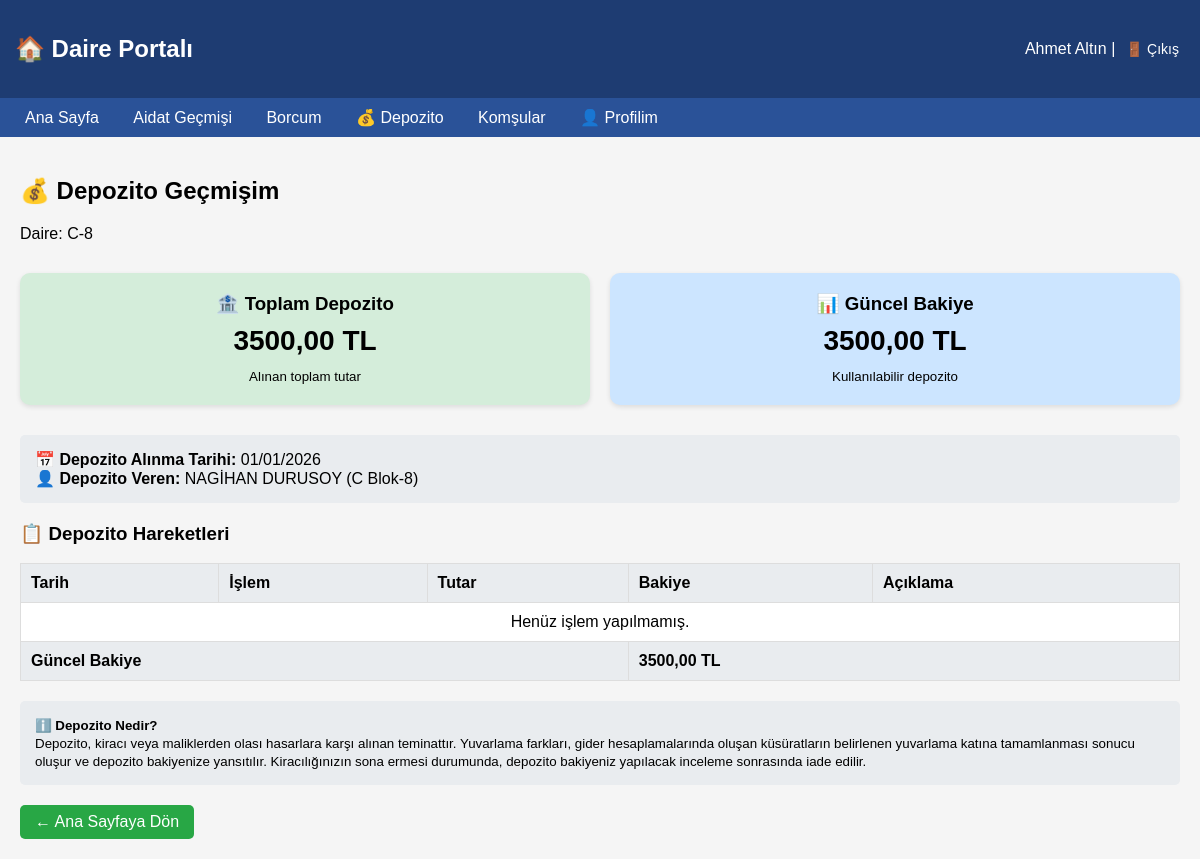
/portal/depozito/ (signed in), run on the app's committed database.
### bina/models.py (models this page shows, shortened)
class Daire(models.Model):
    site = models.ForeignKey(Site, on_delete=models.CASCADE, verbose_name="Site", null=True, blank=True)
    blok = models.ForeignKey(Blok, on_delete=models.CASCADE, verbose_name="Blok", related_name='daireler')
    daire_no = models.CharField(max_length=10, verbose_name="Daire No")
    TASINMAZ_TIPI = [
        ('kat_mulkiyeti', 'Kat Mülkiyeti'),
        ('kat_irtifaki', 'Kat İrtifakı'),
        ('diger', 'Diğer'),
    ]
    NITELIK_TIPI = [
        ('mesken', 'Mesken'),
        ('dukkan', 'Dükkan'),
        ('depo', 'Depo'),
        ('ofis', 'Ofis'),
        ('diger', 'Diğer'),
    ]
    DAIRE_TIPLERI = [
        ('1+0', '1+0 (Stüdyo)'),
        ('1+1', '1+1'),
        ('2+1', '2+1'),
        ('3+1', '3+1'),
        ('3+1_dublex', '3+1 Dublex'),
        ('4+1', '4+1'),
        ('4+1_dublex', '4+1 Dublex'),
        ('5+1', '5+1'),
        ('5+1_dublex', '5+1 Dublex'),
        ('6+1', '6+1'),
        ('diger', 'Diğer'),
    ]
    blok = models.ForeignKey(Blok, on_delete=models.CASCADE, verbose_name="Blok", related_name='daireler')
    daire_no = models.CharField(max_length=10, verbose_name="Daire No")
    daire_tipi = models.CharField(max_length=20, choices=DAIRE_TIPLERI, verbose_name="Daire Tipi")
    isletme_giderlerinden_muaf = models.BooleanField(
        default=False,
        verbose_name="İşletme Giderlerinden Muaf",
        help_text="Yönetici daireleri için işaretlenir. Bu daireye aidat, yakıt, elektrik, su gibi işletme giderleri yansıtılmaz."
    )
    demirbas_giderlerinden_muaf = models.BooleanField(
        default=False,
        verbose_name="Demirbaş Giderlerinden Muaf",
        help_text="Bu daireye asansör, hidrofor gibi demirbaş giderleri yansıtılmaz."
    )
    tasinmaz_tipi = models.CharField(max_length=20, choices=TASINMAZ_TIPI, default='kat_mulkiyeti', verbose_name="Taşınmaz Tipi")
    nitelik = models.CharField(max_length=20, choices=NITELIK_TIPI, default='mesken', verbose_name="Nitelik")
    arsa_pay_pay = models.IntegerField(default=1, verbose_name="Arsa Payı (Pay)",
                                       help_text="Örnek: 48 (48/2700 pay için)")
    arsa_pay_payda = models.IntegerField(default=10000, verbose_name="Arsa Payı (Payda)",
                                         help_text="Örnek: 2700 (48/2700 pay için)")
    hisse_orani = models.DecimalField(max_digits=10, decimal_places=6, default=0.0001,
                                      help_text="Otomatik hesaplanır: Pay/Payda",
                                      verbose_name="Hisse Oranı")
    kat = models.IntegerField(default=1, verbose_name="Bulunduğu Kat")
    net_metrekare = models.IntegerField(null=True, blank=True, verbose_name="Net Metrekare",
                                        help_text="Dairenin iç net alanı (m²)")
    brut_metrekare = models.IntegerField(null=True, blank=True, verbose_name="Brüt Metrekare",
                                         help_text="Duvarlar dahil toplam alan (m²) - YAKIT HESABI İÇİN")
    balkon_m2 = models.IntegerField(null=True, blank=True, verbose_name="Balkon Alanı (m²)")
    oda_sayisi = models.IntegerField(default=3, verbose_name="Oda Sayısı")
    tapu_kayit_no = models.CharField(max_length=50, blank=True, verbose_name="Tapu Kayıt No")
    tapu_sahibi = models.CharField(max_length=100, blank=True, verbose_name="Tapu Sahibi")
    tapu_tarihi = models.DateField(null=True, blank=True, verbose_name="Tapu Tarihi")
    class Meta:
        verbose_name = "Daire"
        verbose_name_plural = "Daireler"
        unique_together = ['blok', 'daire_no']

class Blok(models.Model):
    site = models.ForeignKey(Site, on_delete=models.CASCADE, verbose_name="Site", null=True, blank=True)
    BLOK_LAR = [...]
    blok_adi = models.CharField(max_length=1, choices=BLOK_LAR, unique=True, verbose_name="Blok Adı")
    BLOK_LAR = [
        ('A', 'A Blok'),
        ('B', 'B Blok'),
        ('C', 'C Blok'),
        ('D', 'D Blok'),
        ('E', 'E Blok'),
    ]
    blok_adi = models.CharField(max_length=1, choices=BLOK_LAR, unique=True, verbose_name="Blok Adı")
    kat_sayisi = models.IntegerField(default=4, verbose_name="Kat Sayısı")
    daire_sayisi = models.IntegerField(default=16, verbose_name="Toplam Daire Sayısı")
    class Meta:
        verbose_name = "Blok"
        verbose_name_plural = "Bloklar"

class Depozito(models.Model):
    site = models.ForeignKey(Site, on_delete=models.CASCADE, verbose_name="Site", null=True, blank=True)
    daire = models.ForeignKey(Daire, on_delete=models.CASCADE, verbose_name="Daire", related_name='depozitolar')
    DURUM = [
        ('alindi', 'Alındı'),
        ('iade_edildi', 'İade Edildi'),
        ('mahsup', 'Mahsup Edildi'),
    ]
    daire = models.ForeignKey(Daire, on_delete=models.CASCADE, verbose_name="Daire", related_name='depozitolar')
    kisi = models.ForeignKey(Kisi, on_delete=models.CASCADE, verbose_name="Depozito Veren")  # limit_choices_to kaldırıldı
    tutar = models.DecimalField(max_digits=10, decimal_places=2, verbose_name="Depozito Tutarı (TL)")
    alinma_tarihi = models.DateField(default=date.today, verbose_name="Alınma Tarihi")
    durum = models.CharField(max_length=20, choices=DURUM, default='alindi', verbose_name="Durum")
    iade_tarihi = models.DateField(null=True, blank=True, verbose_name="İade Tarihi")
    iade_tutari = models.DecimalField(max_digits=10, decimal_places=2, null=True, blank=True, verbose_name="İade Tutarı")
    aciklama = models.TextField(blank=True, verbose_name="Açıklama")
    banka = models.ForeignKey('Banka', on_delete=models.SET_NULL, null=True, blank=True, verbose_name="Yatırılan Hesap")
    class Meta:
        verbose_name = "Depozito"
        verbose_name_plural = "Depozitolar"

class Kisi(models.Model):
    site = models.ForeignKey(Site, on_delete=models.CASCADE, verbose_name="Site", null=True, blank=True)
    ad_soyad = models.CharField(max_length=100, verbose_name="Ad Soyad")
    KISI_TIPI = [
        ('ev_sahibi', 'Ev Sahibi'),
        ('kiraci', 'Kiracı'),
        ('aile_ferdi', 'Aile Ferdi (Eş/Çocuk/Anne/Baba)'),  # YENİ
        ('diger', 'Diğer'),  # YENİ
    ]
    ad_soyad = models.CharField(max_length=100, verbose_name="Ad Soyad")
    kisi_tipi = models.CharField(max_length=20, choices=KISI_TIPI, verbose_name="Kişi Tipi")
    tc_kimlik = models.CharField(max_length=11, blank=True, verbose_name="TC Kimlik No")
    telefon = models.CharField(max_length=15, verbose_name="Telefon")
    cep_telefonu = models.CharField(max_length=15, blank=True, verbose_name="Cep Telefonu")
    is_telefonu = models.CharField(max_length=15, blank=True, verbose_name="İş Telefonu")
    email = models.EmailField(blank=True, verbose_name="E-posta")
    adres = models.TextField(blank=True, verbose_name="Adres")
    acil_durum_kisisi = models.CharField(max_length=100, blank=True, verbose_name="Acil Durum Kişisi")
    acil_durum_tel = models.CharField(max_length=15, blank=True, verbose_name="Acil Durum Telefonu")
    aktif_mi = models.BooleanField(default=True, verbose_name="Aktif mi?")
    notlar = models.TextField(blank=True, verbose_name="Notlar")
    diger_aciklama = models.CharField(max_length=200, blank=True, verbose_name="Diğer Açıklaması",
                                       help_text="Kişi tipi 'Diğer' seçildiyse açıklama giriniz (Örn: Misafir, Hizmetli vb.)")
    def __str__(self):
        from .models import DaireIliskisi
        iliskiler = DaireIliskisi.objects.filter(kisi=self, aktif_mi=True)
        if iliskiler.exists():
            daireler = []
            for iliski in iliskiler:
                daire = iliski.daire
                daireler.append(f"{daire.blok.get_blok_adi_display()}-{daire.daire_no}")
            return f"{self.ad_soyad} ({', '.join(daireler)})"
        return f"{self.ad_soyad} ({self.get_kisi_tipi_display()})"
    class Meta:
        verbose_name = "Kişi"
        verbose_name_plural = "Kişiler"

class DaireIliskisi(models.Model):
    daire = models.ForeignKey(Daire, on_delete=models.CASCADE, verbose_name="Daire", related_name='iliskiler')
    kisi = models.ForeignKey(Kisi, on_delete=models.CASCADE, verbose_name="Kişi", related_name='daire_iliskileri')
    iliski_tipi = models.CharField(max_length=20, choices=Kisi.KISI_TIPI, verbose_name="İlişki Tipi")
    baslangic_tarihi = models.DateField(default=date.today, verbose_name="Başlangıç Tarihi")
    bitis_tarihi = models.DateField(null=True, blank=True, verbose_name="Bitiş Tarihi")
    aktif_mi = models.BooleanField(default=True, verbose_name="Aktif mi?")
    kira_tutari = models.DecimalField(max_digits=10, decimal_places=2, null=True, blank=True, verbose_name="Kira Tutarı (TL)")
    birincil_mi = models.BooleanField(default=True, verbose_name="Birincil Kişi",
                                       help_text="Aidat ve borçlar bu kişiye yansır. Her dairede sadece 1 kişi birincil olabilir.")
    class Meta:
        verbose_name = "Daire İlişkisi"
        verbose_name_plural = "Daire İlişkileri"

### bina/portal_views.py (the view, shortened to what this page needs)
# urls.py: path('depozito/', portal_views.depozito_gecmisi, name='depozito_gecmisi'),
@login_required
def depozito_gecmisi(request):
    try:
        daire_kullanici = DaireKullanici.objects.get(kullanici=request.user)
        daire = daire_kullanici.daire
    except DaireKullanici.DoesNotExist:
        messages.error(request, "Daire bilginize ulaşılamadı.")
        return render(request, 'portal/depozito_gecmisi.html', {'hata': True})
    depozito = Depozito.objects.filter(daire=daire, durum='alindi').first()
    hareketler = depozito.hareketler.all().order_by('tarih', 'id')
    bakiye = float(depozito.tutar)  # İlk depozito tutarı
    hareket_listesi = []
    yuvarlama_hareketleri = []
    toplam_yuvarlama_eklenen = 0
    toplam_yuvarlama_cikarilan = 0
    site_ayar = SiteAyarlari.objects.first()
    print(f"\n=== DEPOZITO OZETI ===")
    print(f"Yuvarlama hareket sayısı: {len(yuvarlama_hareketleri)}")
    print(f"Toplam yuvarlama eklenen: {toplam_yuvarlama_eklenen}")
    print(f"Toplam yuvarlama cikarilan: {toplam_yuvarlama_cikarilan}")
    print(f"Guncel bakiye: {bakiye}")
    context = {
        'daire': daire,
        'depozito': depozito,
        'depozito_var': True,
        'toplam_depozito': float(depozito.tutar),
        'guncel_bakiye': bakiye,
        'hareketler': hareket_listesi,
        'yuvarlama_hareketleri': yuvarlama_hareketleri,
        'toplam_yuvarlama_eklenen': toplam_yuvarlama_eklenen,
        'toplam_yuvarlama_cikarilan': toplam_yuvarlama_cikarilan,
        'site_ayar': site_ayar,
    }
    return render(request, 'portal/depozito_gecmisi.html', context)

### bina/templates/portal/depozito_gecmisi.html (shortened to what this page needs)
{% extends "portal/base.html" %}
{% block content %}
<h2>💰 Depozito Geçmişim</h2>
<p>Daire: {{ daire.blok.blok_adi }}-{{ daire.daire_no }}</p>
{% if hata %}
    <div style="background: #f8d7da; padding: 15px; border-radius: 5px; color: #721c24;">
        Daire bilgilerinize ulaşılamadı. Lütfen yönetimle iletişime geçin.
    </div>
{% elif not depozito_var %}
    <div style="background: #fff3cd; padding: 15px; border-radius: 5px; color: #856404;">
        <strong>ℹ️ Bilgi:</strong> Henüz depozito kaydınız bulunmamaktadır.
    </div>
{% else %}
    <div class="card-container">
        <div class="card bg-success-light">
            <h3>🏦 Toplam Depozito</h3>
            <div class="amount">{{ toplam_depozito|floatformat:2 }} TL</div>
            <small>Alınan toplam tutar</small>
        </div>
        <div class="card bg-info-light">
            <h3>📊 Güncel Bakiye</h3>
            <div class="amount">{{ guncel_bakiye|floatformat:2 }} TL</div>
            <small>Kullanılabilir depozito</small>
        </div>
    </div>
    <div style="background: #e9ecef; padding: 15px; border-radius: 5px; margin-bottom: 20px;">
        <strong>📅 Depozito Alınma Tarihi:</strong> {{ depozito.alinma_tarihi|date:"d/m/Y" }}<br>
        <strong>👤 Depozito Veren:</strong> {{ depozito.kisi }}
    </div>
    <h3>📋 Depozito Hareketleri</h3>
    <div class="table-responsive">
        <table>
            <thead>
                <tr>
                    <th>Tarih</th>
                    <th>İşlem</th>
                    <th>Tutar</th>
                    <th>Bakiye</th>
                    <th>Açıklama</th>
                </tr>
            </thead>
            <tbody>
                {% for hareket in hareketler %}
                <tr class="table-{{ hareket.renk }}">
                    <td style="white-space: nowrap;">
                        {{ hareket.tarih_formatli }}
                        {% if hareket.yuvarlama_mi %}
                            <span class="badge badge-warning">Yuvarlama</span>
                        {% endif %}
                    </td>
                    <td>
                        {{ hareket.islem_icon }} {{ hareket.islem_aciklama }}
                        {% if hareket.gider %}
                            <br>
                            <small style="color: #666;">
                                ({{ hareket.gider.get_tip_display }} - {{ hareket.gider.tarih|date:"d/m/Y" }})
                            </small>
                        {% endif %}
                    </td>
                    <td class="{% if hareket.islem_tipi == 'Ekleme (Fazla Ödeme)' %}text-success{% else %}text-danger{% endif %}">
                        <strong>
                            {% if hareket.islem_tipi == 'Ekleme (Fazla Ödeme)' %}+{% else %}-{% endif %}
                            {{ hareket.tutar|floatformat:2 }} TL
                        </strong>
                    </td>
                    <td><strong>{{ hareket.bakiye|floatformat:2 }} TL</strong></td>
                    <td><small>{{ hareket.aciklama|truncatechars:60 }}</small></td>
                </tr>
                {% empty %}
                <tr>
                    <td colspan="5" style="text-align: center;">Henüz işlem yapılmamış.</td>
                </tr>
                {% endfor %}
            </tbody>
            <tfoot style="background: #e9ecef;">
                <tr>
                    <th colspan="3">Güncel Bakiye</th>
                    <th colspan="2">{{ guncel_bakiye|floatformat:2 }} TL</th>
                </tr>
            </tfoot>
        </table>
    </div>
    <div style="margin-top: 20px; padding: 15px; background: #e9ecef; border-radius: 5px;">
        <small>
            <strong>ℹ️ Depozito Nedir?</strong><br>
            Depozito, kiracı veya maliklerden olası hasarlara karşı alınan teminattır.
            Yuvarlama farkları, gider hesaplamalarında oluşan küsüratların
            belirlenen yuvarlama katına tamamlanması sonucu oluşur ve depozito bakiyenize
            yansıtılır. Kiracılığınızın sona ermesi durumunda, depozito bakiyeniz
            yapılacak inceleme sonrasında iade edilir.
        </small>
    </div>
{% endif %}
<div style="margin-top: 20px;">
    <a href="{% url 'portal_ana' %}" class="btn">← Ana Sayfaya Dön</a>
</div>
{% endblock %}

### bina/templates/portal/base.html (shortened to what this page needs)
<!DOCTYPE html>
<html>
<head>
</head>
<body>
    <div class="header">
        <h2>🏠 Daire Portalı</h2>
        <div>
            {{ request.user.get_full_name }} |
            <form action="{% url 'portal_logout' %}" method="post" style="display: inline;">
                <button type="submit" class="logout-btn">🚪 Çıkış</button>
            </form>
        </div>
    </div>
    <div class="nav">
        <a href="{% url 'portal_ana' %}">Ana Sayfa</a>
        <a href="{% url 'aidat_gecmisi' %}">Aidat Geçmişi</a>
        <a href="{% url 'borc_durumu' %}">Borcum</a>
        <a href="{% url 'depozito_gecmisi' %}">💰 Depozito</a>
        <a href="{% url 'komsular' %}">Komşular</a>
        <a href="{% url 'profil_duzenle' %}">👤 Profilim</a>
    </div>
    <div class="container">
        {% block content %}{% endblock %}
    </div>
</body>
</html>

### data on the page
Daire: blok.blok_adi "C", daire_no "8"
Depozito: alinma_tarihi "01/01/2026", kisi "NAGİHAN DURUSOY (C Blok-8)"

### other printed values
{{ request.user.get_full_name }} "Ahmet Altın"
{{ toplam_depozito|floatformat:2 }} "3500,00"
{{ guncel_bakiye|floatformat:2 }} "3500,00"
